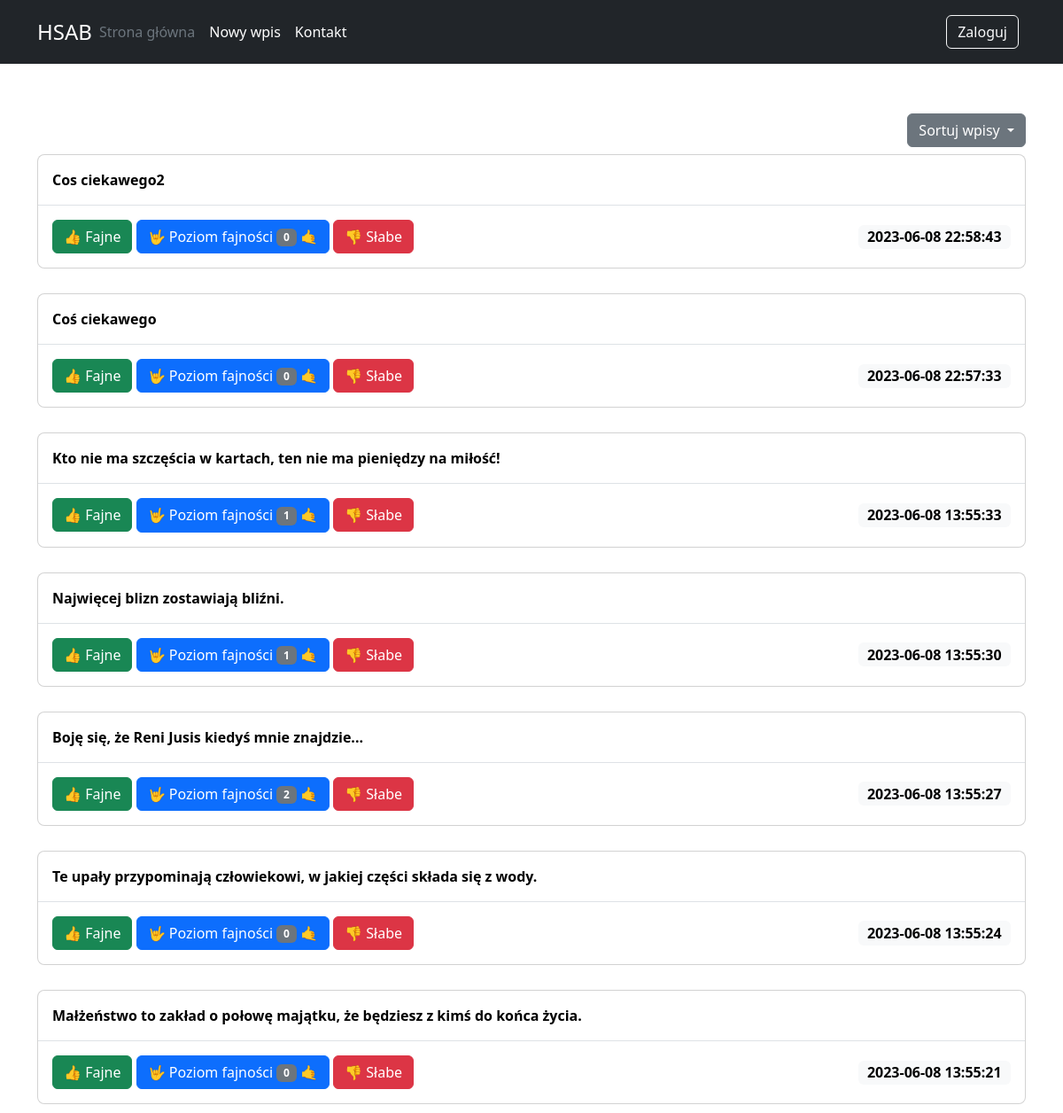
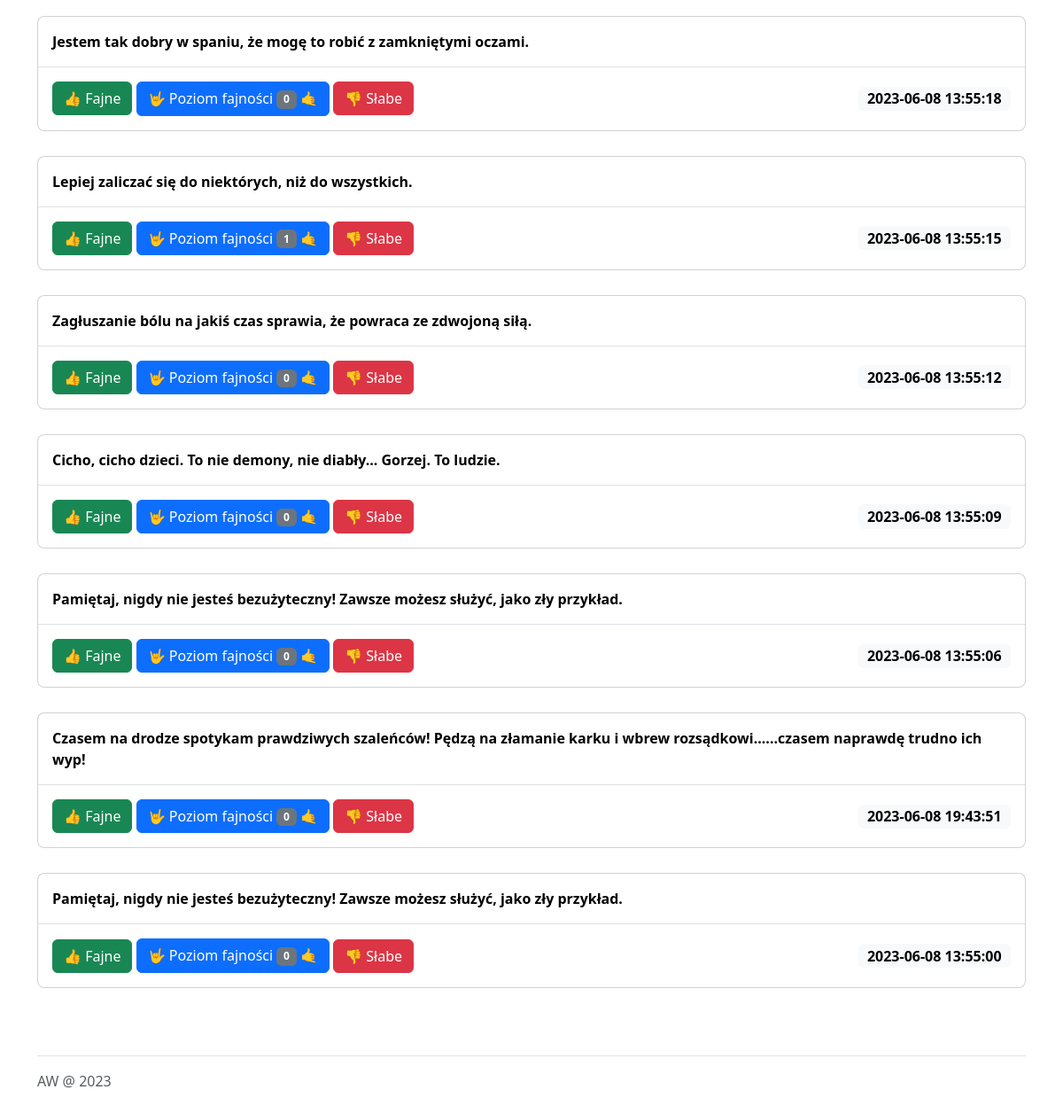
The page / on the database its author committed (2 pictures, top to bottom).
### tables this page shows
CREATE TABLE posts
(
    id      INTEGER PRIMARY KEY AUTOINCREMENT,
    created TIMESTAMP NOT NULL DEFAULT CURRENT_TIMESTAMP,
    content TEXT      NOT NULL,
    vote    INTEGER   NOT NULL DEFAULT '0'
);

### app.py (the view)
@app.route('/')
def index():
    sort_on = request.args.get('sort_on', None)
    if (sort_on == 'cool'):
        args = 'vote desc'
    elif (sort_on == 'notcool'):
        args = 'vote asc'
    elif (sort_on == 'datasc'):
        args = 'created asc'
    elif (sort_on == 'datdesc'):
        args = 'created desc'
    else:
        args = 'id desc'
    conn = get_db_connection()
    query = 'SELECT * FROM posts ORDER BY {args}'.format(args=args)
    posts = conn.execute(query).fetchall()
    conn.close()
    return render_template('index.html', posts=posts)

### app.py (called while the page is built)
def get_db_connection():
    conn = sqlite3.connect('database.db')
    conn.row_factory = sqlite3.Row
    return conn

### templates/index.html (shortened to what this page needs)
{% extends 'base.html' %}
{% block content %}
    <div class="row float-end py-2">
        <div class="dropdown">
            <button class="btn btn-secondary dropdown-toggle" type="button" data-bs-toggle="dropdown"
                    aria-expanded="false">
                Sortuj wpisy
            </button>
        </div>
    </div>
    {% for post in posts %}
        <div class="modal" tabindex="-1" style="display: contents;">
        <div class="modal-dialog">
            <div class="modal-content">
                <div class="modal-header">
                    <p><a href="{{ url_for('post', post_id=post['id']) }}">{{ post['content'] }}</a></p>
                </div>
                <div class="modal-footer">
                    <div class="col">
                        <a href="{{ url_for('cool', id=post['id']) }}"><button type="button" class="btn btn-success">👍 Fajne</button></a>
                        <button type="button" class="btn btn-primary">🤟 Poziom fajności <span class="badge text-bg-secondary">{{ post['vote'] }} </span> 🤙</button>
                        <a href="{{ url_for('notcool', id=post['id']) }}"><button type="button" class="btn btn-danger">👎 Słabe</button></a>
                    </div>
                    <div class="col-auto">
                        <span class="badge text-bg-light increase-size">{{ post['created'] }}</span>
                    </div>
                    </div>
                </div>
            </div>
        </div>
    {% endfor %}
{% endblock %}

### templates/base.html (shortened to what this page needs)
<!doctype html>
<html lang="en">
<head>
    <link rel="stylesheet" href="{{ url_for('static', filename= 'css/style.css') }}">
    <link href="https://cdn.jsdelivr.net/npm/bootstrap@5.3.0/dist/css/bootstrap.min.css" rel="stylesheet"
>
</head>
<body>
<header class="p-3 text-bg-dark">
    <div class="container">
        <div class="d-flex flex-wrap align-items-center justify-content-center justify-content-lg-start">
            <a href="/" class="navbar-brand d-flex align-items-center mb-2 mb-lg-0 text-white text-decoration-none">
                HSAB
            </a>
            <ul class="nav col-12 col-lg-auto me-lg-auto mb-2 justify-content-center mb-md-0">
                <li><a href="{{ url_for('index') }}" class="nav-link px-2 text-secondary">Strona główna</a></li>
                <li><a href="{{ url_for('create') }}" class="nav-link px-2 text-white">Nowy wpis</a></li>
                <li><a href="{{ url_for('contact') }}" class="nav-link px-2 text-white">Kontakt</a></li>
            </ul>
            <div class="text-end">
                {% if not current_user.is_authenticated %}
                    <a href="{{ url_for('login') }}">
                        <button type="button" class="btn btn-outline-light me-2">Zaloguj</button>
                    </a>
                {% endif %}
            </div>
        </div>
    </div>
</header>
<main>
    <div class="container py-4">
        <div class="py-4">
            {% block content %} {% endblock %}
        </div>
        <footer class="pt-3 mt-4 text-body-secondary border-top">
            AW @ 2023
        </footer>
    </div>
</main>
</body>
</html>

### static/css/style.css (style rules this page uses)
.navbar-brand { font-size: x-large !important; }
.modal-dialog { max-width: 100% !important; }
.modal-header { border-bottom: none !important; }
.modal-header p { margin-top: 0 !important; margin-bottom: 0 !important; }
.increase-size { font-size: 1rem !important; }
.modal-header p a { text-decoration: none; font-weight: bolder; color: black; }

### rows shown on the page
posts: content "Cos ciekawego2", vote "0", created "2023-06-08 22:58:43"
posts: content "Coś ciekawego", vote "0", created "2023-06-08 22:57:33"
posts: content "Kto nie ma szczęścia w kartach, ten nie ma pieniędzy na miłość!", vote "1", created "2023-06-08 13:55:33"
posts: content "Najwięcej blizn zostawiają bliźni.", vote "1", created "2023-06-08 13:55:30"
posts: content "Boję się, że Reni Jusis kiedyś mnie znajdzie...", vote "2", created "2023-06-08 13:55:27"
posts: content "Te upały przypominają człowiekowi, w jakiej części składa się z wody.", vote "0", created "2023-06-08 13:55:24"
posts: content "Małżeństwo to zakład o połowę majątku, że będziesz z kimś do końca życia.", vote "0", created "2023-06-08 13:55:21"
posts: content "Jestem tak dobry w spaniu, że mogę to robić z zamkniętymi oczami.", vote "0", created "2023-06-08 13:55:18"
posts: content "Lepiej zaliczać się do niektórych, niż do wszystkich.", vote "1", created "2023-06-08 13:55:15"
posts: content "Zagłuszanie bólu na jakiś czas sprawia, że powraca ze zdwojoną siłą.", vote "0", created "2023-06-08 13:55:12"
posts: content "Cicho, cicho dzieci. To nie demony, nie diabły... Gorzej. To ludzie.", vote "0", created "2023-06-08 13:55:09"
posts: content "Pamiętaj, nigdy nie jesteś bezużyteczny! Zawsze możesz służyć, jako zły przykład.", vote "0", created "2023-06-08 13:55:06"
posts: content "Czasem na drodze spotykam prawdziwych szaleńców! Pędzą na złamanie karku i wbrew rozsądkowi......czasem naprawdę trudno ich wyp!", vote "0", created "2023-06-08 19:43:51"
posts: content "Pamiętaj, nigdy nie jesteś bezużyteczny! Zawsze możesz służyć, jako zły przykład.", vote "0", created "2023-06-08 13:55:00"
